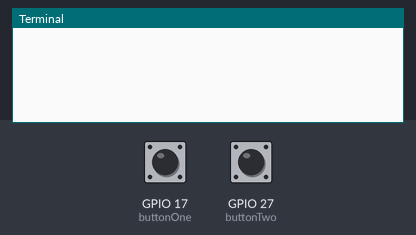
This program was run on a simulated Raspberry Pi (BCM pin numbers). Shown: the last lines printed to the terminal. Inputs (shaded band) come from the test bench; at power-on: GPIO 17 (buttonOne) LOW, GPIO 27 (buttonTwo) HIGH.

Above: at 1.2 s.
1.3 s: GPIO 17 (buttonOne) pulled HIGH for 0.15 s
At 2.3 s:
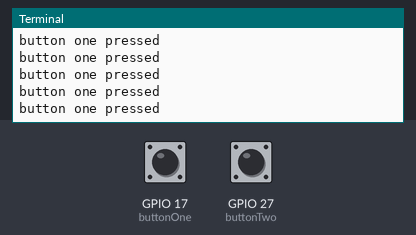
2.9 s: GPIO 27 (buttonTwo) pulled LOW for 0.15 s
At 3.5 s:
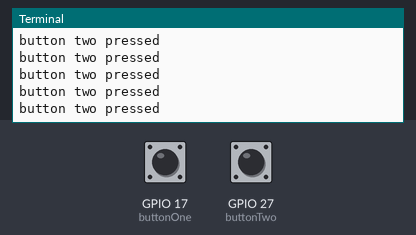

The program:

Two_Buttons.py
```python
#!/usr/bin/env python
# Two_Buttons.py
# Reading two pushbuttons connected to +3.3 and GND as inputs

import RPi.GPIO as GPIO

GPIO.setmode(GPIO.BCM)
GPIO.setwarnings(False)

buttonOne = 17     #Connected to 3.3 volts
buttonTwo = 27     #Connected to GND

# When we push buttonOne it connects +3.3 volts to input pin 17
# GPIO.PUD_DOWN "pulls" the pin low (ground) so it can detect
# the "high" that the button sends when pushed
GPIO.setup(buttonOne, GPIO.IN, pull_up_down = GPIO.PUD_DOWN)

# When we push buttonTwo it connects ground to input pin 27
# GPIO.PUD_UP "pulls" the pin to a high (+3.3 volts) so it can detect
# the "low" that the button sends when pushed
GPIO.setup(buttonTwo, GPIO.IN, pull_up_down = GPIO.PUD_UP)

try:
    while True:
        if GPIO.input(buttonOne) == True:
            print("button one pressed")
        if GPIO.input(buttonTwo) == False:
            print("button two pressed")
except KeyboardInterrupt:
    GPIO.cleanup()
```

Measured:
- after the input at 1.3 s, the terminal: prints a new line at once (image 1)
- after the input at 2.9 s, the terminal: prints a new line at once (image 2)
